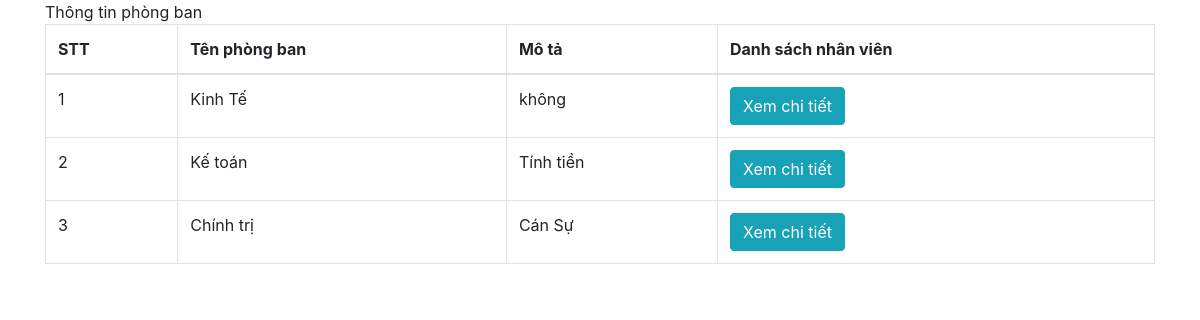
The page /phongban.php on the database its author committed.
### tables this page shows
CREATE TABLE `phongban` (
  `IDPB` int(11) NOT NULL,
  `Tenpb` text NOT NULL,
  `Mota` text NOT NULL
);

### dbhelper.php (called while the page is built, shortened)
<?php
function executeResult($sql) {
	$conn = mysqli_connect(HOST, USERNAME, PASSWORD, DATABASE);
	$resultset = mysqli_query($conn, $sql) or die( mysqli_error($conn));
	$list      = [];
	while ($row = mysqli_fetch_array($resultset)) {
		$list[] = $row;
	}
	return $list;
}

### phongban.php (the view, shortened to what this page needs)
<?php
require_once ('dbhelper.php');
?>
<!DOCTYPE html>
<html>
<head>
	<link rel="stylesheet" href="https://maxcdn.bootstrapcdn.com/bootstrap/4.4.1/css/bootstrap.min.css">
</head>
<body>
	<div class="container">
		<div class="panel panel-primary">
			<div class="panel-heading">
			 Thông tin phòng ban
			</div>
			<div class="panel-body">
				<table class="table table-bordered">
					<thead>
						<tr>
							<th>STT</th>
							<th>Tên phòng ban</th>
							<th>Mô tả</th>
							<th>Danh sách nhân viên </th>
						</tr>
					</thead>
					<tbody>
<?php
	$sql = 'SELECT * FROM phongban';
$studentList = executeResult($sql);
$index = 1;
foreach ($studentList as $std) {
	echo '<tr>
			<td>'.($index++).'</td>
			<td>'.$std['Tenpb'].'</td>
			<td>'.$std['Mota'].'</td>
			<td><button class="btn btn-info" onclick=\'window.open("nhanvien.php?IDPB='.$std['IDPB'].'","_self")\'>Xem chi tiết</button></td>
		</tr>';
}
?>				</tbody>
				</table>
			</div>
		</div>
	</div>
</body>
</html>

### rows shown on the page
phongban: Tenpb "Kinh Tế", Mota "không"
phongban: Tenpb "Kế toán", Mota "Tính tiền"
phongban: Tenpb "Chính trị", Mota "Cán Sự"
